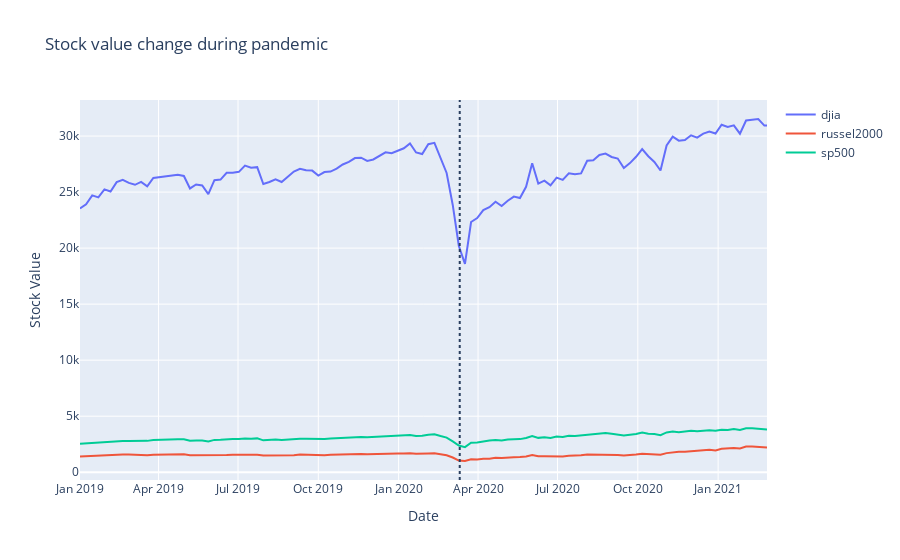

The code cell stored with this chart in its notebook:
### Code cell
data_scatter = [dict(type='scatter',
                        x=new_index[index]['Date'].sort_values(),
                        y=new_index[index]['Close'],
                        name=index
                       ) for index in new_index]
               
layout_scatter =dict(title=dict(text='Stock value change during pandemic'),
                 yaxis=dict(title='Stock Value'),
                 xaxis=dict(title='Date')
                )
scatter = go.Figure(data = data_scatter, layout=layout_scatter)
scatter.add_vline(x = '2020-03-11', 
              line_dash = 'dot')
                 
scatter.show()
